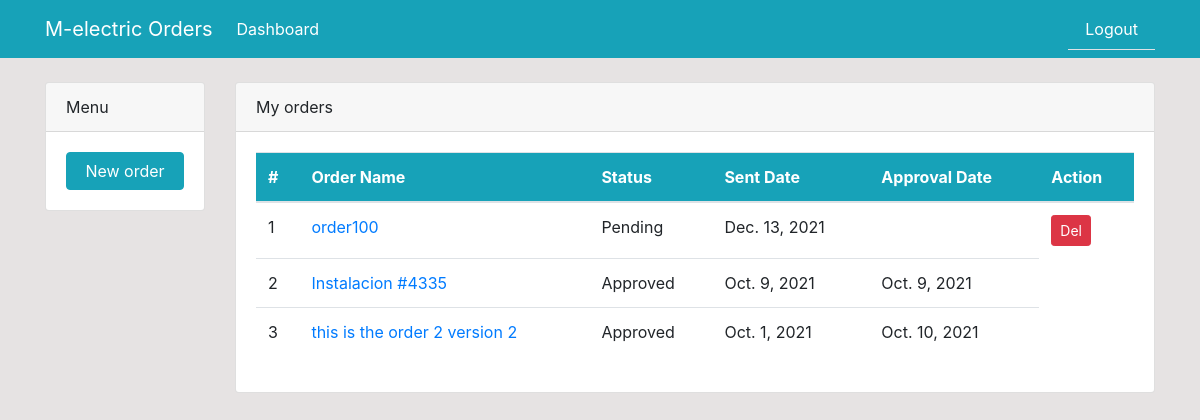
/dashboard (signed in), run on an earlier commit of the app's database.
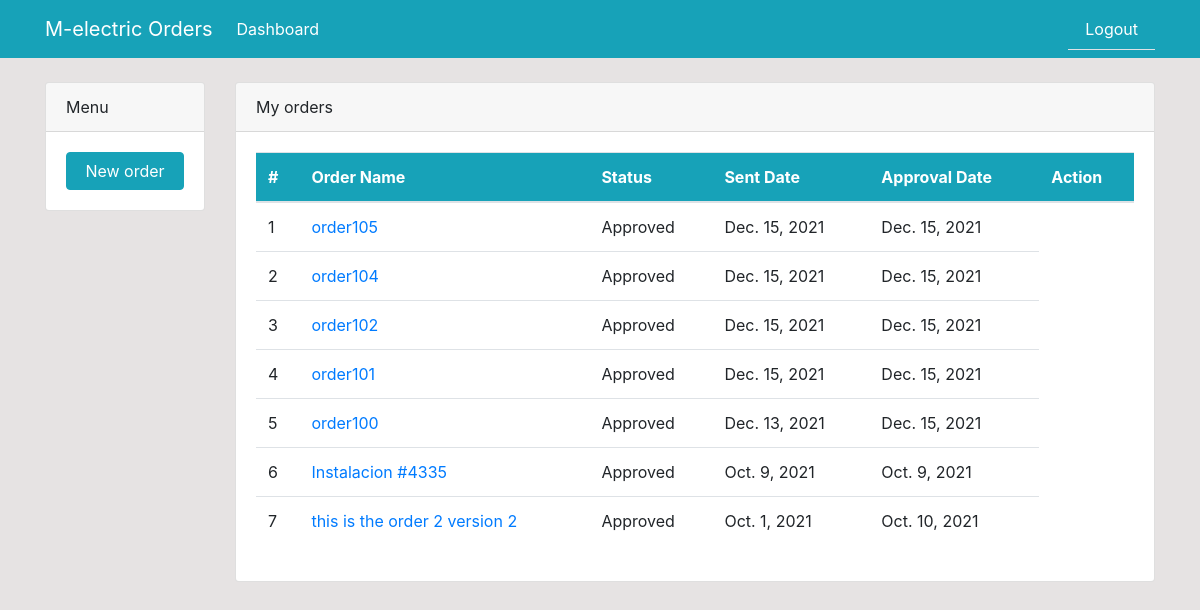
And on a later commit of the database.
### dashboard/models.py (models this page shows, shortened)
class Order(models.Model):
	description = models.CharField('Order Description', max_length=100)
	status = models.CharField('Status', max_length=50, choices=STATUS)
	po = models.ForeignKey(Po, blank=True, null=True, on_delete=models.CASCADE)
	user = models.ForeignKey(User, blank=True, null=True, on_delete=models.CASCADE)
	products = models.ManyToManyField(Product, blank=True, through='ThroughModel')
	created = models.DateTimeField(auto_now_add=True)
	approval_date = models.DateTimeField('Approval Date', blank=True, null=True)

### dashboard/views.py (the view)
# urls.py: path('dashboard', views.index, name='index'),
@login_required
def index(request):
    orders_list = Order.objects.filter(user=request.user).order_by('-created')
    pending_orders = Order.objects.filter(status='Pending')
    context = {
        'orders_list': orders_list,
        'pending_orders': pending_orders,
    }
    return render(request, 'dashboard/index.html', context)

### templates/dashboard/index.html (shortened to what this page needs)
{% extends 'partials/base.html' %}
{% block content %}
{% if user.is_authenticated and user.is_staff %}
{% include 'dashboard/pending_orders.html' %}
{% else %}
{% include 'dashboard/employee_index.html' %}
{% endif %}
{% endblock %}

### templates/dashboard/employee_index.html
{% load crispy_forms_tags %}
<div class="container">
    <div class="row mt-4">
        <div class="col-md-2">
            <div class="card">
                <div class="card-header">
                    Menu
                </div>
                <div class="card-body">
                    <a class="btn btn-info btn-block" href="{% url 'new-order' %}">New order</a>
                </div>
            </div>
        </div>
        <div class="col-md-10">
            <div class="card">
                <div class="card-header">
                    My orders
                </div>
                <div class="card-body">
                    <table class="table bg-white">
                        <thead class="bg-info text-white">
                            <tr>
                                <th>#</th>
                                <th scope="col">Order Name</th>
                                <th scope="col">Status</th>
                                <th scope="col">Sent Date</th>
                                <th scope="col">Approval Date</th>
                                <th scope="col">Action</th>
                            </tr>
                        </thead>
                        <tbody>
                            {% for order in orders_list %}
                            <tr>
                                <td>{{ forloop.counter }}</td>
                                <td><a href="{% url 'order-detail' order.id %}">{{ order.description }}</a></td>
                                <td>{{ order.status }}</td>
                                <td>{{ order.created.date }}</td>
                                <td>{{ order.approval_date.date }}</td>
                                {% if order.status == "Pending" %}
                                <td><a class="btn btn-danger btn-sm" href="{% url 'pending-order-delete' order.id %}">Del</a></td>
                                {% endif %}
                            </tr>
                            {% endfor %}
                        </tbody>
                    </table>
                </div>
            </div>
        </div>
    </div>
</div>

What changed in the data, as far as the page shows it:
added Order: description "order105", status "Approved", created "Dec. 15, 2021", approval_date "Dec. 15, 2021"
added Order: description "order104", status "Approved", created "Dec. 15, 2021", approval_date "Dec. 15, 2021"
added Order: description "order102", status "Approved", created "Dec. 15, 2021", approval_date "Dec. 15, 2021"
added Order: description "order101", status "Approved", created "Dec. 15, 2021", approval_date "Dec. 15, 2021"
changed Order "order100": status "Pending" → "Approved"; approval_date (not shown) → "Dec. 15, 2021"; no longer shows "Del"
